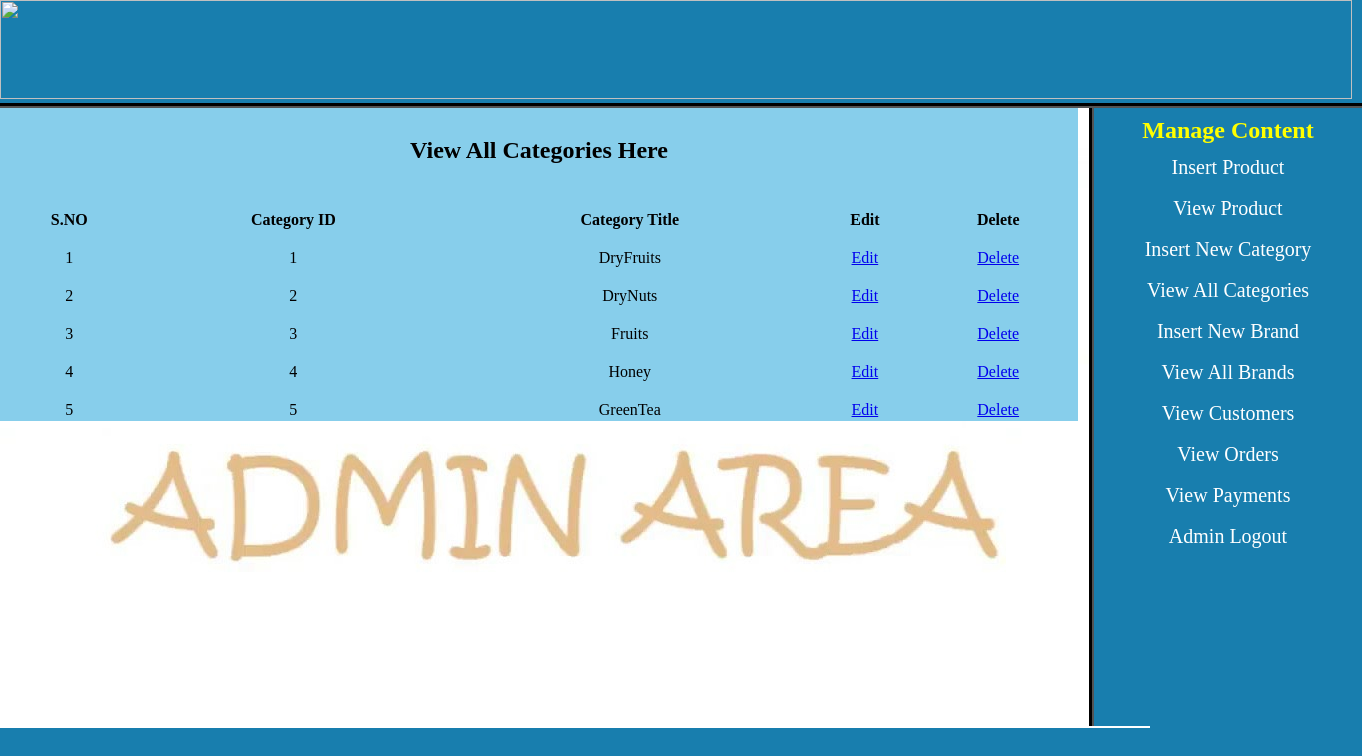
The page /admin_area/index.php?view_cats (signed in) on the database its author committed.
### tables this page shows
CREATE TABLE `categories` (
  `cat_id` int(100) NOT NULL,
  `cat_title` text NOT NULL
);

### admin_area/view_cats.php (the view)
<?php
if(!isset($_SESSION['user_email']))
{
echo "<script> window.open('login.php?not_admin=You are not a admin !','_self') </script>";
}
else
{
?>
   <table width="1078"  align="center"  bgcolor="skyblue">
<tr align="center">
	<td colspan="6"> <h2><br>View All Categories Here<br><br></h2></td>
</tr>
<tr align="center" bgcolor="skyblue">
	    <th><br>S.NO</th>
	    <th><br>Category ID</th>
	    <th><br>Category Title</th>
	       <th><br>Edit</th>
	        <th><br>Delete</th>
</tr>
  <?php
include("includes/db.php");
$get_cat="select * from categories";
$run_cat=mysqli_query($con,$get_cat);
$i=0;
while($row_cat=mysqli_fetch_array($run_cat))
{
  $cat_id=$row_cat['cat_id'];
  $cat_title=$row_cat['cat_title'];
  $i++;
?>
<tr align="center">
    <td><br><?php echo $i;  ?></td>
    <td><br><?php echo $cat_id;  ?></td>
	<td><br><?php echo $cat_title;  ?></td>
	<td><br><a href="index.php?edit_cat=<?php echo $cat_id; ?>">Edit</a></td>
	<td><br><a href="delete_cat.php?delete_cat=<?php echo $cat_id; ?> ">Delete</a></td>
</tr>
<?php } ?>
   </table>
<?php  }  ?>

### admin_area/styles/style.css (style rules this page uses)
html, body, div, span, applet, object, iframe, h1, h2, h3, h4, h5, h6, p, blockquote, pre, a, abbr, acronym, address, big, cite, code, del, dfn, em, img, ins, kbd, q, s, samp, small, strike, strong, sub, sup, tt, var, b, u, i, center, dl, dt, dd, ol, ul, li, fieldset, form, label, legend, table, caption, tbody, tfoot, thead, tr, th, td, article, aside, canvas, details, embed, figure, figcaption, footer, header, hgroup, menu, nav, output, ruby, section, summary, time, mark, audio, video { margin: 0; padding: 0; border: 0; vertical-align: baseline; }
body { background:#187eae; }

### rows shown on the page
categories: cat_id "1", cat_title "DryFruits"
categories: cat_id "2", cat_title "DryNuts"
categories: cat_id "3", cat_title "Fruits"
categories: cat_id "4", cat_title "Honey"
categories: cat_id "5", cat_title "GreenTea"
